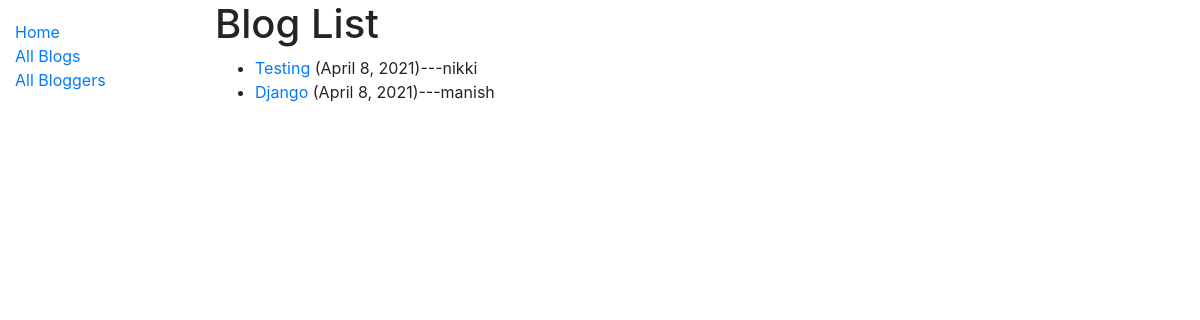
The app's page /blog/blogs/, older data.
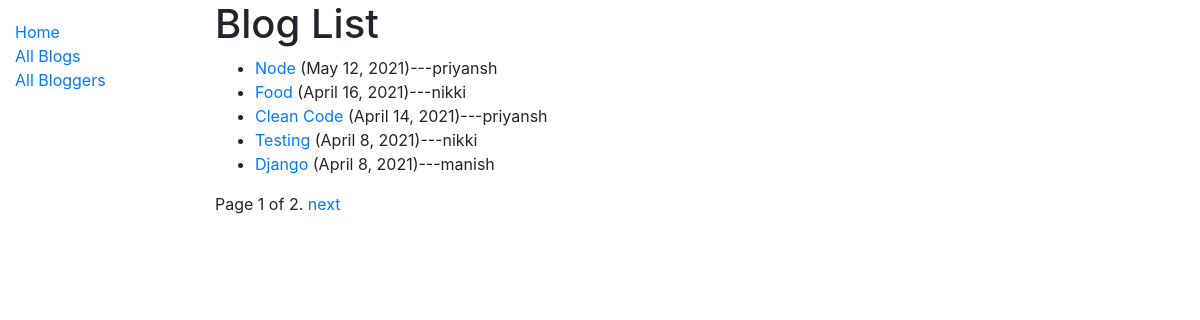
The same page, newer data.
### blog/models.py (models this page shows, shortened)
class Blog(models.Model):
    title = models.CharField(max_length=200, help_text='Enter a tite of blog')
    blog_author = models.ForeignKey('Blogger', on_delete=models.SET_NULL, null=True)
    content = models.TextField(max_length=1000, blank=True)
    post_date = models.DateField(null=True, blank=True)
    def get_absolute_url(self):
        return reverse('blog-detail', args=[str(self.id)])

class Blogger(models.Model):
    name = models.OneToOneField(User, on_delete=models.CASCADE, null=True)
    bio_information = models.TextField(max_length=1000, help_text='Enter a biographical information about the blogger/author')
    def __str__(self):
        return f'{self.name}'

### blog/views.py (the view)
# urls.py: path('blogs/', views.BlogListView.as_view(), name='blogs'),
class BlogListView(generic.ListView):
    model = Blog
    paginate_by = 5
    def get_queryset(self):
        return Blog.objects.order_by('-post_date')

### blog/templates/blog/blog_list.html
{% extends "base_generic.html" %}
{% block content %}
  <h1>Blog List</h1>
  {% if blog_list %}
  <ul>
    {% for blog in blog_list %}
      <li>
        <a href="{{ blog.get_absolute_url }}">{{ blog.title }}</a> ({{blog.post_date}})---{{blog.blog_author}}
      </li>
    {% endfor %}
  </ul>
  {% else %}
    <p>There are no Blogs.</p>
  {% endif %}
{% endblock %}

### blog/templates/base_generic.html (shortened to what this page needs)
<!DOCTYPE html>
<html lang="en">
<head>
  <link rel="stylesheet" href="https://cdn.jsdelivr.net/npm/bootstrap@4.5.3/dist/css/bootstrap.min.css">
  {% load static %}
  <link rel="stylesheet" href="{% static 'css/styles.css' %}">
</head>
<body>
  <div class="container-fluid">
    <div class="row">
      <div class="col-sm-2">
      {% block sidebar %}
        <ul class="sidebar-nav">
          <li><a href="{% url 'index' %}">Home</a></li>
          <li><a href="{% url 'blogs' %}">All Blogs</a></li>
          <li><a href="">All Bloggers</a></li>
        </ul>
     {% endblock %}
      </div>
      <div class="col-sm-10 ">{% block content %}{% endblock %}
        {% block pagination %}
        {% if is_paginated %}
            <div class="pagination">
                <span class="page-links">
                    <span class="page-current">
                        Page {{ page_obj.number }} of {{ page_obj.paginator.num_pages }}.
                    </span>
                    {% if page_obj.has_next %}
                        <a href="{{ request.path }}?page={{ page_obj.next_page_number }}">next</a>
                    {% endif %}
                </span>
            </div>
        {% endif %}
      {% endblock %}
      </div>
    </div>
  </div>
</body>
</html>

### blog/static/styles.css (style rules this page uses)
.sidebar-nav { margin-top: 20px; padding: 0; list-style: none; }

Row changes from the older to the newer data that the page shows:
added Blog: title "Node", post_date "May 12, 2021", blog_author "priyansh"
added Blog: title "Food", post_date "April 16, 2021", blog_author "nikki"
added Blog: title "Clean Code", post_date "April 14, 2021", blog_author "priyansh"
Text that changed along with them:
{{ page_obj.number }}: (not shown) → "1"
{{ page_obj.paginator.num_pages }}: (not shown) → "2"
text now shown: "Page of . next"
